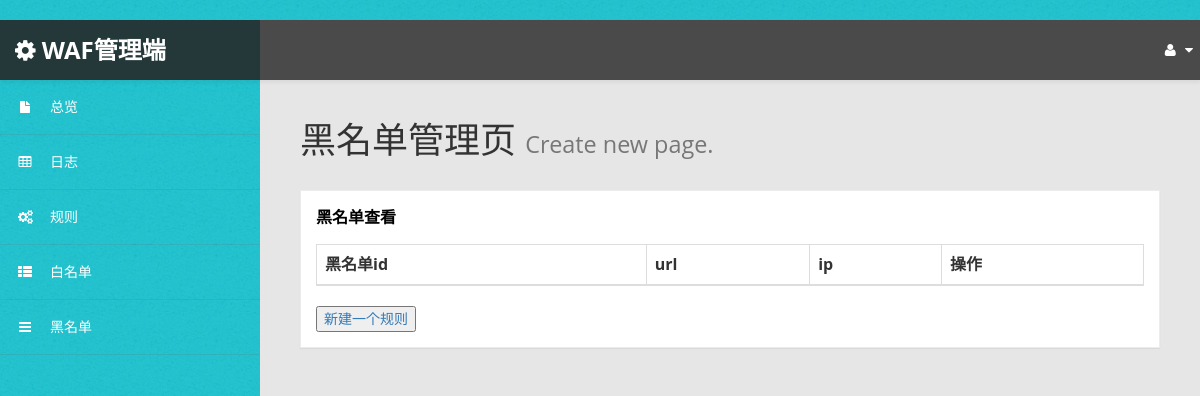
Before: /Blacklist with the older database file.
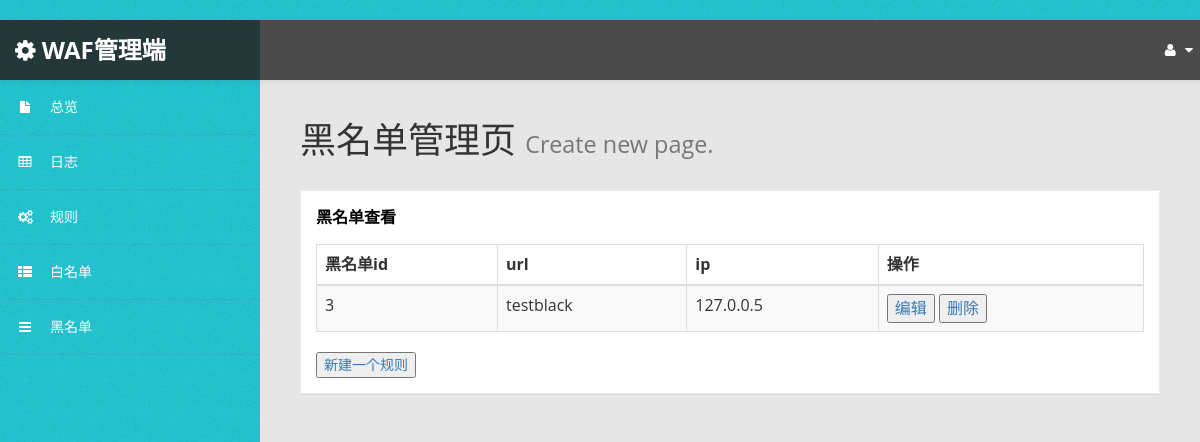
After: the same page with the newer database file.
### waf/models.py (models this page shows)
class Blacklist(models.Model):
	id = models.AutoField('id', primary_key=True, unique=True)
	url = models.TextField(default='',blank=False)
	ip = models.TextField(default='',blank=False)

### waf/views.py (the view)
# urls.py: path('Blacklist',views.BlacklistView.as_view(),name= 'Blacklist'),
class BlacklistView(generic.ListView):
    template_name = 'waf/Blacklist.html'
    context_object_name = 'Blacklist_list'
    def get_queryset(self):
        return Blacklist.objects.all()

### waf/templates/waf/Blacklist.html
{% extends 'base.html' %}
{% block content %}
    <div id="page-wrapper">
        <div id="page-inner">
            <div class="row">
                <div class="col-md-12">
                    <h1 class="page-header">
                        黑名单管理页 <small>Create new page.</small>
                    </h1>
                    <div class="panel panel-default">
                        <div class="panel-heading">
                            黑名单查看
                        </div>
                        <div class="panel-body">
                            <div class="table-responsive">
                                <table class="table table-striped table-bordered table-hover" id="dataTables-example">
                                    <thead>
                                    <tr>
                                        <th>黑名单id</th>
                                        <th>url</th>
                                        <th>ip</th>
                                        <th>操作</th>
                                    </tr>
                                    </thead>
                                    <tbody>
                                    {% for Blacklist in Blacklist_list %}
                                        <tr class="odd gradeX">
                                        <td>{{ Blacklist.id }}</td>
                                        <td>{{ Blacklist.url }}</td>
                                        <td>{{ Blacklist.ip }}</td>
                                        <td>
                                            <a class="content_item" href="/waf/Blacklist_edit-{{ Blacklist.id }}/">
                                                <button>编辑</button>
                                            </a>
                                            <a class="content_item" href="/waf/Blacklist_del-{{ Blacklist.id }}/">
                                                <button>删除</button>
                                            </a>
                                        </td>
                                    {% endfor %}
                                    </tr>
                                    </tbody>
                                </table>
                                <a href='/waf/Blacklist_create'>
                                    <button>新建一个规则</button>
                                </a>
                            </div>
                        </div>
                    </div>
                </div>
            </div>
        </div>
    </div>
{% endblock %}

Changed rows visible on the page:
added Blacklist: id "3", url "testblack", ip "127.0.0.5"
